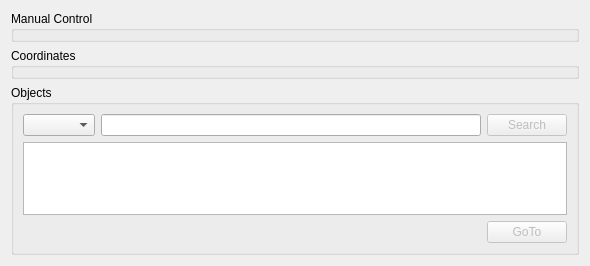
<?xml version="1.0" encoding="UTF-8"?>
<ui version="4.0">
 <class>TelescopeRemoteControl</class>
 <widget class="QWidget" name="TelescopeRemoteControl">
  <property name="geometry">
   <rect>
    <x>0</x>
    <y>0</y>
    <width>590</width>
    <height>266</height>
   </rect>
  </property>
  <layout class="QGridLayout" name="gridLayout">
   <item row="0" column="0">
    <widget class="QGroupBox" name="manualMove">
     <property name="title">
      <string>Manual Control</string>
     </property>
    </widget>
   </item>
   <item row="1" column="0">
    <widget class="QGroupBox" name="coordinates">
     <property name="title">
      <string>Coordinates</string>
     </property>
    </widget>
   </item>
   <item row="2" column="0">
    <widget class="QGroupBox" name="objects">
     <property name="title">
      <string>Objects</string>
     </property>
     <layout class="QGridLayout" name="gridLayout_2">
      <item row="0" column="0">
       <widget class="QComboBox" name="catalogue"/>
      </item>
      <item row="0" column="1">
       <widget class="QLineEdit" name="objectName"/>
      </item>
      <item row="2" column="2">
       <widget class="QPushButton" name="gotoObject">
        <property name="enabled">
         <bool>false</bool>
        </property>
        <property name="text">
         <string>GoTo</string>
        </property>
       </widget>
      </item>
      <item row="0" column="2">
       <widget class="QPushButton" name="searchObject">
        <property name="enabled">
         <bool>false</bool>
        </property>
        <property name="text">
         <string>Search</string>
        </property>
       </widget>
      </item>
      <item row="1" column="0" colspan="3">
       <widget class="QTreeView" name="objects_results"/>
      </item>
     </layout>
    </widget>
   </item>
  </layout>
 </widget>
 <resources/>
 <connections/>
</ui>
